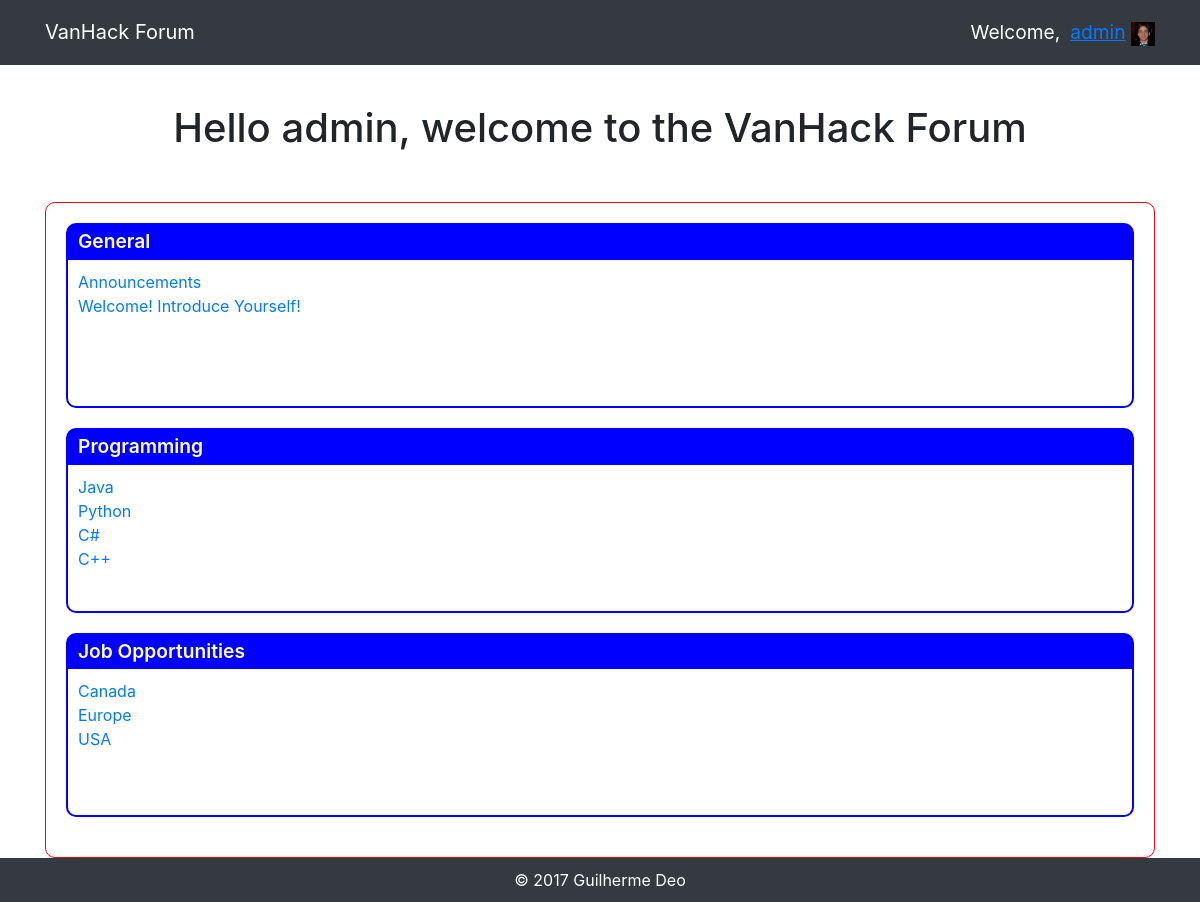
The page /forum/ (signed in) on the database its author committed.
### forum/models.py (models this page shows)
class Profile(models.Model):
	user 			= models.OneToOneField(User, on_delete=models.CASCADE)
	user_image		= models.ImageField(upload_to = 'users/images/', default = 'users/default/default_img.jpg')

class Section(models.Model):
	def __str__(self):
		return self.section_title
	section_title	= models.CharField(primary_key = True, unique = True, max_length = 50)

class Subsection(models.Model):
	def __str__(self):
		return self.subsection_title
	subsection_title	= models.CharField(max_length = 50)
	subsection_section	= models.ForeignKey(
							'Section',
							on_delete = models.CASCADE,
	)

### forum/views.py (the view)
# urls.py: path('', views.index, name='index'),
def index(request):
	sections = get_list_or_404(Section)
	return render(request, 'forum/index.html', {'sections': sections})

### forum/templates/forum/index.html
{% extends 'forum/base.html' %}
{% block content %}
      <div class="row">
        <div class="col-lg-12 text-center">
		{% if not user.is_authenticated %}
          <h1 class="mt-5">Welcome to the VanHack Forum</h1>
          <p class="lead">You are free to look around, but please register or sign in if you wish to start a discussion!</p>
		{% else %}
		  <h1 class="mt-5" style="margin-bottom: 50px;">Hello {{ user }}, welcome to the VanHack Forum</h1>
		{% endif %}
        </div>
      </div>
	  <div id="forumBoard">
	    {% for section in sections %}
			<div class="sectionHeader">
				{{ section }}
			</div>
			<div class="forumSection">
			{% for subsection in section.subsection_set.all %}
				<div>
					<a href="/forum/{{ subsection.id }}/{{ subsection.subsection_title }}">{{ subsection }}</a>
				</div>
			{% endfor %}
			</div>
		{% endfor %}
	  </div>
{% endblock %}

### forum/templates/forum/base.html (shortened to what this page needs)
<!DOCTYPE html>
{% load static %}
<html lang="en">
  <head>
	<link href="{% static 'bootstrap/css/bootstrap.min.css' %}" rel="stylesheet">
	<link href="{% static 'css/custom.css' %}" rel="stylesheet">
  </head>
  <body>
    <nav class="navbar navbar-expand-lg navbar-dark bg-dark fixed-top">
      <div class="container">
        <a class="navbar-brand" href="/forum">VanHack Forum</a>
        <div class="collapse navbar-collapse" id="navbarResponsive">
          <ul class="navbar-nav ml-auto">
		  {% if not user.is_authenticated %}
		  <form action="/forum/login/" method="post">
			{% csrf_token %}
            <span class="headerText">Login:</span>
            <input id="loginInput" class="headerInput" type="text" name="username" size="12">
            <span class="headerText">Password:</span>
            <input id="passwordInput" class="headerInput" type="password" name="password" size="12">
			<input id="signInButton" class="headerButton btn btn-primary btn-sm" type="submit" value="Sign In">
		  </form>
		  <li>
			<a href="/forum/signup"><input id="signUpButton" class="headerButton btn btn-danger btn-sm" type="submit" value="Sign Up"></a>
		  </li>
		  {% else %}
			<span class="headerText">Welcome, </span>
			<div class="dropDown">
			<a href="/forum/user/{{ user }}/">
			<span class="dropItem"><span style="text-decoration: underline;">{{ user }}</span>
			<img id="userIcon" src="/forum/media/{{ user.profile.user_image }}" alt="User Icon" height="24" width="24">
			</span>
			</a>
			</div>
		  {% endif %}
          </ul>
        </div>
      </div>
    </nav>
    <div class="container">
	{% block content %}
    {% endblock %}
	</div>
	<div id="baseFooter">
		<div class="container">
			© 2017 Guilherme Deo
		</div>
	</div>
  </body>
</html>

### forum/static/css/custom.css (style rules this page uses)
html { height: 100%; }
body { display: flex; flex-direction: column; height: 100%; }
.headerText { color: white; font-size: 1.2em; vertical-align: middle; padding: 10px; }
.dropDown { color: white; font-size: 1.2em; margin-top: 10px; }
.dropItem { cursor: pointer; }
#forumBoard { width: 100%; padding: 20px; border: 1px solid red; border-radius: 10px; }
.forumSection { width: 100%; height: 150px; padding: 10px; border: 2px solid blue; border-bottom-left-radius: 10px; border-bottom-right-radius: 10px; margin-bottom: 20px; }
.sectionHeader { width: 100%; padding: 2px; color: white; font-size: 1.2em; font-weight: 600; padding-left: 10px; background-color: blue; border: 2px solid blue; border-bottom: 0px; border-top-left-radius: 10px; border-top-right-radius: 10px; }
#baseFooter { background-color: #343a40; width: 100%; margin-top: auto; color: white; padding: 10px; text-align: center; position: relative; }

### forum/templates/forum/base.html (style rules this page uses)
body { padding-top: 54px; }
@media (min-width: 992px) { body { padding-top: 56px; } }

### rows shown on the page
Section: section_title "General"
Subsection: subsection_title "Announcements"
Subsection: subsection_title "Welcome! Introduce Yourself!"
Section: section_title "Programming"
Subsection: subsection_title "Java"
Subsection: subsection_title "Python"
Subsection: subsection_title "C#"
Subsection: subsection_title "C++"
Section: section_title "Job Opportunities"
Subsection: subsection_title "Canada"
Subsection: subsection_title "Europe"
Subsection: subsection_title "USA"

### other values the page prints
{{ user }} "admin"
